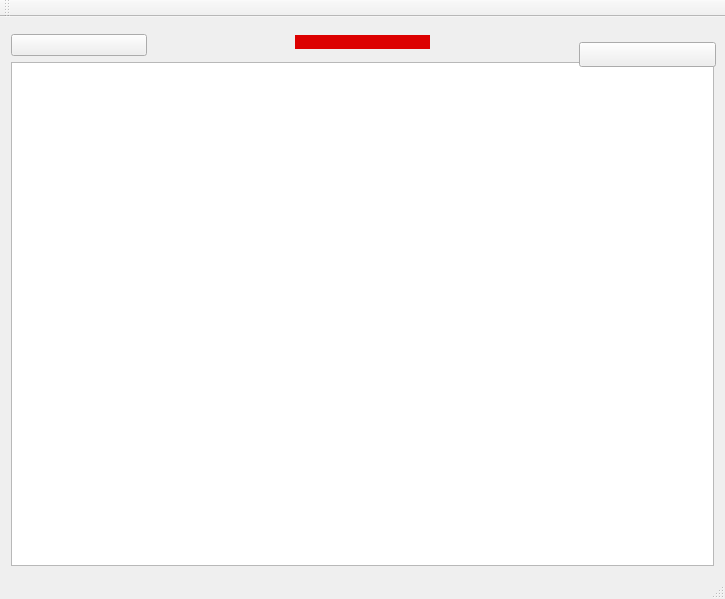
<?xml version="1.0" encoding="UTF-8"?>
<ui version="4.0">
 <class>MainWindow</class>
 <widget class="QMainWindow" name="MainWindow">
  <property name="geometry">
   <rect>
    <x>0</x>
    <y>0</y>
    <width>725</width>
    <height>599</height>
   </rect>
  </property>
  <property name="windowTitle">
   <string>MainWindow</string>
  </property>
  <widget class="QWidget" name="centralWidget">
   <layout class="QGridLayout" name="gridLayout_2">
    <item row="0" column="2" rowspan="2">
     <widget class="QPushButton" name="pushButton_warning">
      <property name="styleSheet">
       <string notr="true">QPushButton { background-color: rgb(220, 0, 0); border: none;  font: 57 27pt &quot;Ubuntu&quot;;}
</string>
      </property>
      <property name="text">
       <string/>
      </property>
     </widget>
    </item>
    <item row="0" column="1" rowspan="2">
     <widget class="QLabel" name="label">
      <property name="text">
       <string/>
      </property>
     </widget>
    </item>
    <item row="1" column="0">
     <widget class="QPushButton" name="pushButton_gauche">
      <property name="autoFillBackground">
       <bool>false</bool>
      </property>
      <property name="styleSheet">
       <string notr="true"/>
      </property>
      <property name="text">
       <string/>
      </property>
     </widget>
    </item>
    <item row="2" column="0" colspan="5">
     <layout class="QGridLayout" name="gridLayout">
      <item row="0" column="0">
       <widget class="QGraphicsView" name="graphicsView"/>
      </item>
     </layout>
    </item>
    <item row="0" column="4" rowspan="2">
     <widget class="QLabel" name="label_2">
      <property name="text">
       <string/>
      </property>
     </widget>
    </item>
   </layout>
   <widget class="QPushButton" name="pushButton_droit">
    <property name="geometry">
     <rect>
      <x>579</x>
      <y>25</y>
      <width>137</width>
      <height>25</height>
     </rect>
    </property>
    <property name="autoFillBackground">
     <bool>false</bool>
    </property>
    <property name="styleSheet">
     <string notr="true"/>
    </property>
    <property name="text">
     <string/>
    </property>
   </widget>
  </widget>
  <widget class="QMenuBar" name="menuBar">
   <property name="geometry">
    <rect>
     <x>0</x>
     <y>0</y>
     <width>725</width>
     <height>22</height>
    </rect>
   </property>
  </widget>
  <widget class="QToolBar" name="mainToolBar">
   <attribute name="toolBarArea">
    <enum>TopToolBarArea</enum>
   </attribute>
   <attribute name="toolBarBreak">
    <bool>false</bool>
   </attribute>
  </widget>
  <widget class="QStatusBar" name="statusBar"/>
 </widget>
 <layoutdefault spacing="6" margin="11"/>
 <resources/>
 <connections/>
</ui>
